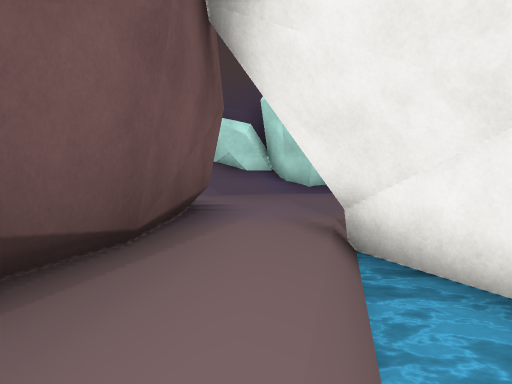
[1] (above)

24 first-person views from a walk through a 3-D level made in the Unity game engine. The camera is 1.4 m above the floor, tilts 2° down and sees 75° across. The floor is counted in squares, 2 m on a side. Each view is taken from the middle of a square. On the plan, view 1 faces up. The plan holds only what a view shows up to about 10 squares ahead; the rest is blank. The place goes on beyond the plan. The player is left out. Some animated figures are left out. Some surface patterns are stand-ins.

[2]
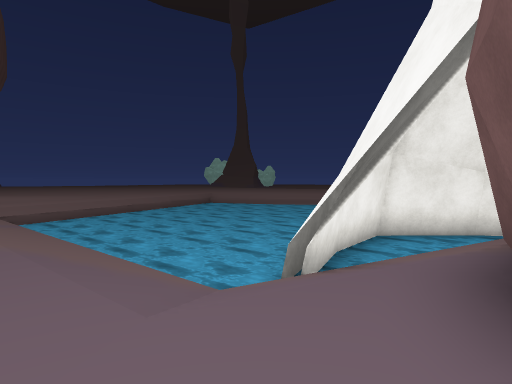

[3]
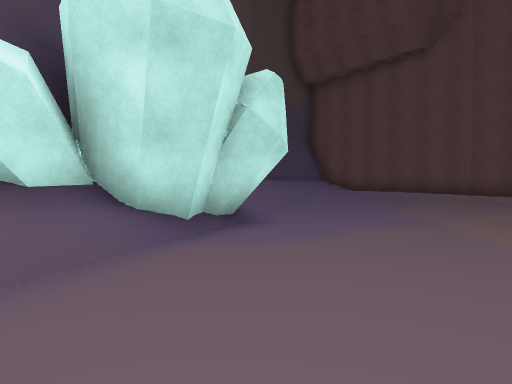

[4]
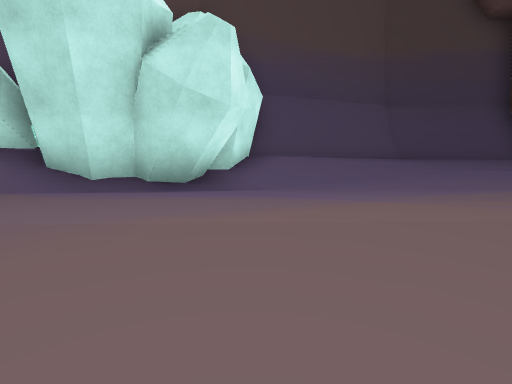

[5]
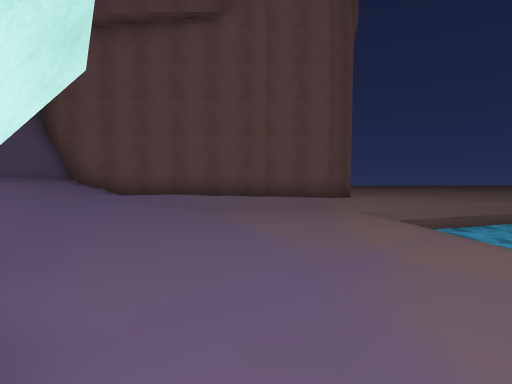

[6]
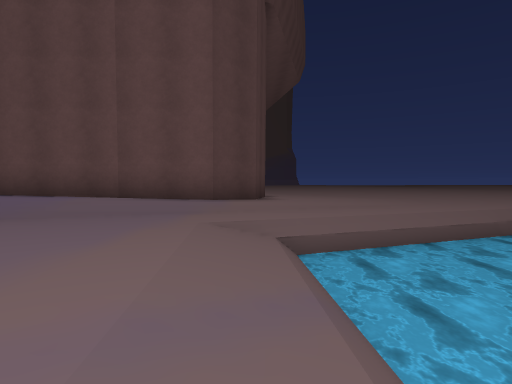

[7]
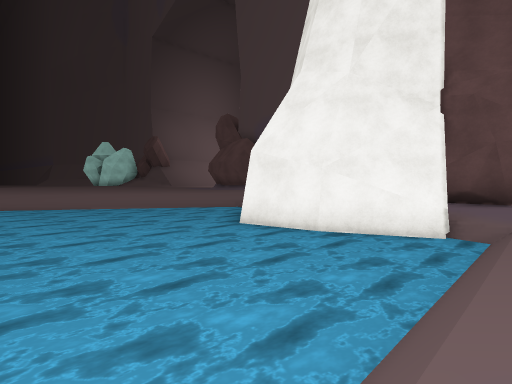

[8]
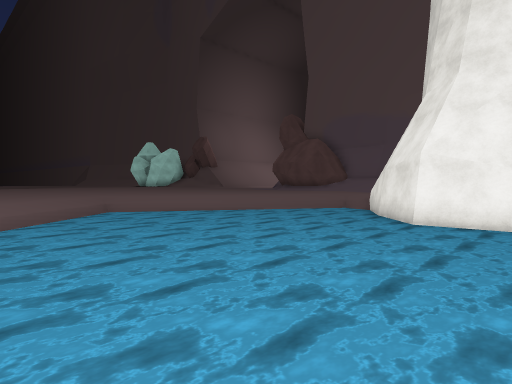

[9]
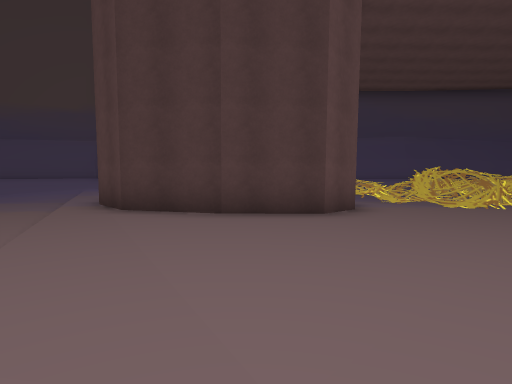

[10]
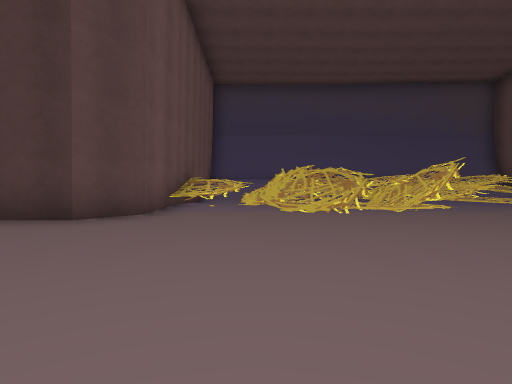

[11]
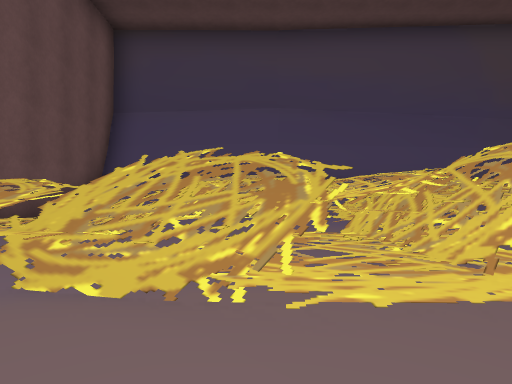

[12]
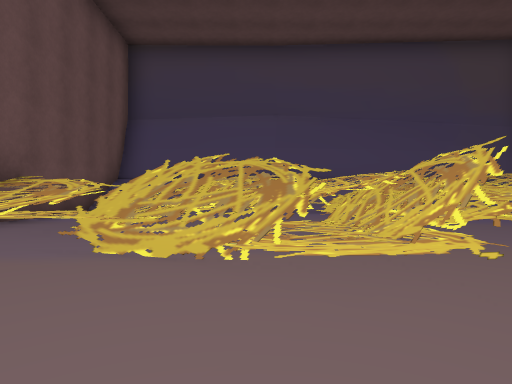

[13]
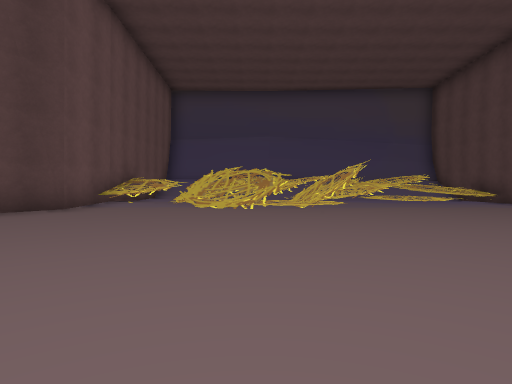

[14]
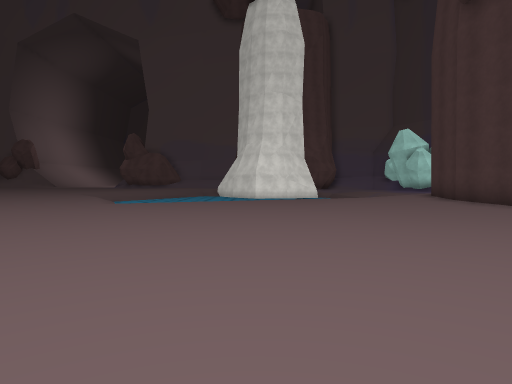

[15]
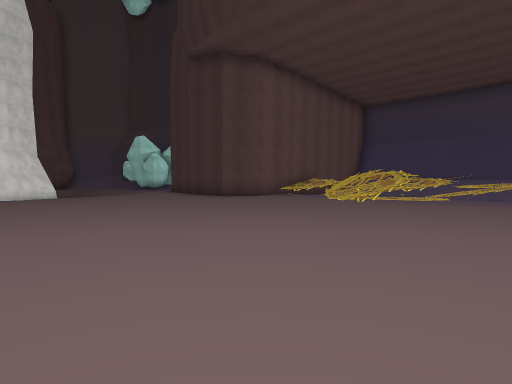

[16]
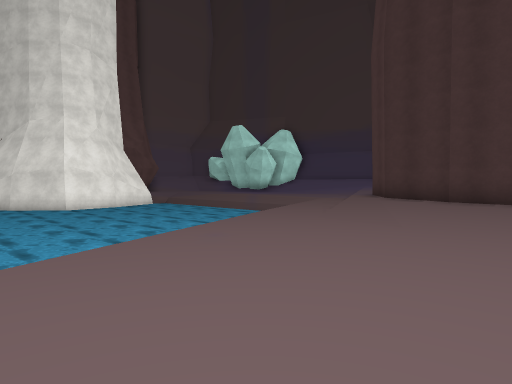

[17]
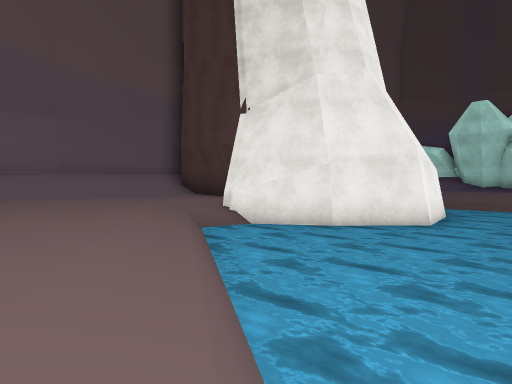

[18]
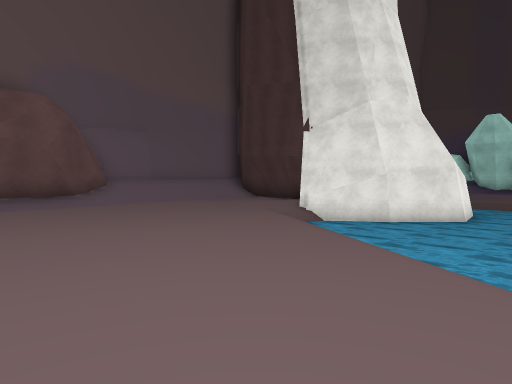

[19]
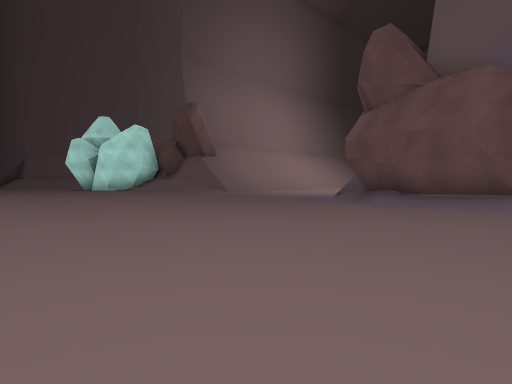

[20]
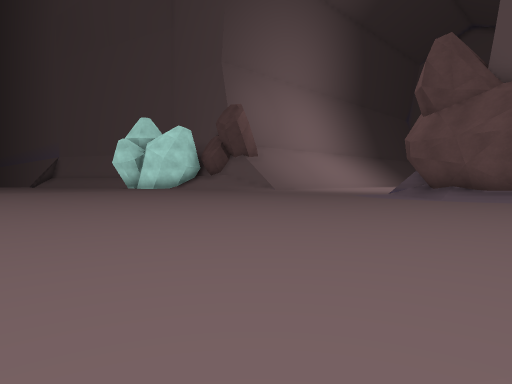

[21]
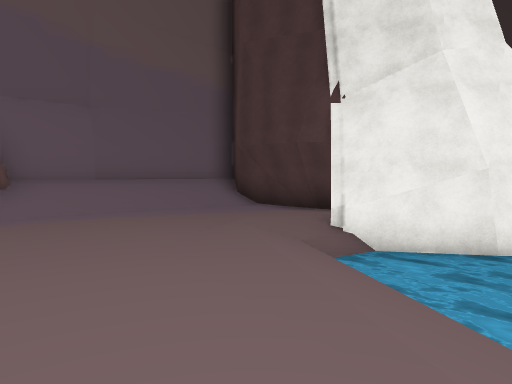

[22]
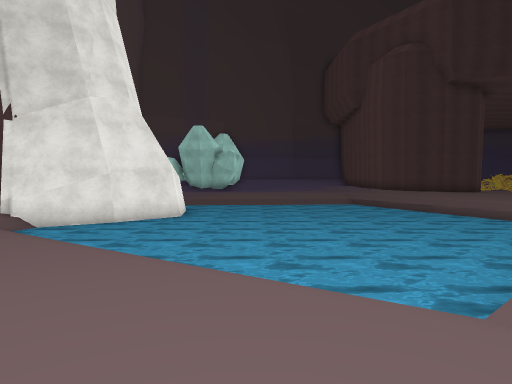

[23]
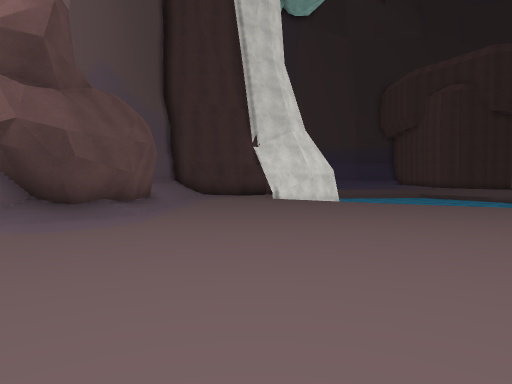

[24]
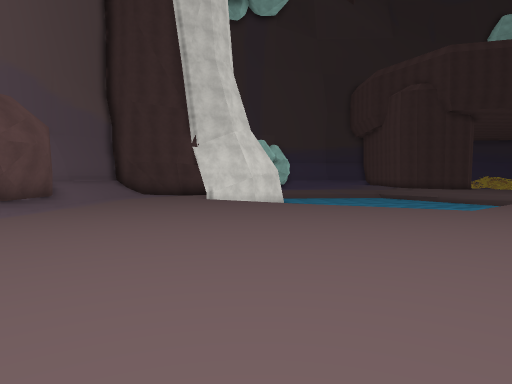

### Floor plan
Key: @ floor where view 1 was taken; # wall or solid block; . main floor; : floor 0.25 m higher than the main floor; + floor 0.5 m higher than the main floor; * floor 0.75 m higher than the main floor; - floor 0.75 m lower than the main floor; % floor 1 m higher than the main floor; & floor 1.5 m higher than the main floor; / step, stairs or slope; = window, fence, low wall or low ledge; ~ water the walk can cross; ≈ water the walk keeps out of.
Columns run from 5 left of view 1 to 26 right of it. Each row starts with its distance up from view 1.
 15             ######    ##########
 14           ###////#    #//////###
 13          ##//////#    #///  &= /
 12         ##/////%*#    #   //&&//
 11         #//////**#    # ////////
 10     #####::::::/*#    #///==/=//
  9     //....:::::/*#    #////////=
  8     /.........:/+#    #/%%/=/=/.
  7     :..........//##  ##:::///...
  6     :.///////////+####::::......
  5     #./--~~≈≈≈≈≈//+::::::......
  4     #/#≈≈≈≈≈≈≈≈≈//:::::........
  3     #/~#≈≈≈≈≈≈≈≈/.::::.........
  2     #/≈#≈≈≈≈≈≈≈≈≈..::...........
  1     #/≈#≈≈≈≈≈≈≈≈≈...............
  0      @≈#≈≈≈≈≈≈≈≈≈≈..............
 -1 #### ~#≈≈≈≈≈≈≈≈≈≈≈..............
 -2 /:../#≈≈≈≈≈≈≈≈≈≈≈≈≈.............
 -3 /:.:#≈≈≈≈≈≈≈≈≈≈≈≈ ≈........
 -4 /:.//≈≈≈≈≈≈≈≈≈≈≈≈  /.....
 -5 /::.//-≈≈≈≈≈≈≈≈≈   .....
 -6 /:::..//≈≈≈≈≈≈≈≈   ...
 -7 /::....//-≈≈≈≈/.   ..
 -8 #:.......//≈≈/.
 -9 #..........//..
-10 #............
-11 #...........
-12 ............
-13 :..........
-14 ::::::::::
-15 ::::::::::
-16  :::::::::
-17   ::::::::
-18    : :::::

Positions as (right, up) in squares from view 1, and headings:
1: (0, 0), facing up
2: (-1, 7), facing down-right
3: (-1, 6), facing up-right
4: (4, 5), facing up
5: (2, 9), facing right
6: (5, 6), facing right
7: (8, 6), facing down-left
8: (11, 3), facing down-left
9: (15, 0), facing up
10: (19, 1), facing up
11: (21, 6), facing up
12: (21, 5), facing up
13: (21, 0), facing up
14: (24, 0), facing left
15: (26, -2), facing up-left
16: (17, -4), facing up-left
17: (5, -8), facing up-left
18: (5, -11), facing up-left
19: (3, -7), facing down-left
20: (5, -8), facing down-left
21: (2, -8), facing up-left
22: (5, -11), facing up
23: (-2, -18), facing up
24: (1, -18), facing up
